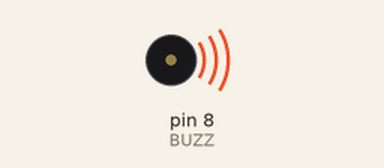
The sketch below on a simulated Arduino Uno, built with avr-gcc and run on an emulated ATmega328P. Shown: buzzer (waves = sounding).

Above: at 0.1 s.
At 5.7 s:
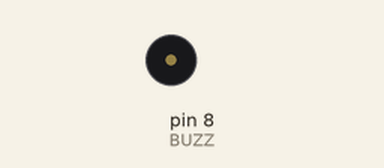
Timing chart, 0 to 7.2 s (numbered marks = the images above):
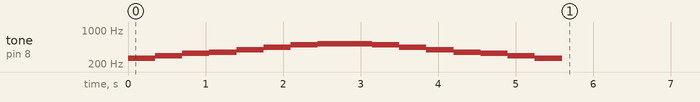

The sketch:

buzzer_sargam.ino
```cpp
// যন্ত্রমন্ত্র · Arduino ক্লাস #৬ · Arduino গায় সা রে গা মা
// জিনিস: Arduino Uno, একটা PASSIVE buzzer (active buzzer শুধু এক সুরে বিপ করে)
//
// Buzzer + → pin 8 · Buzzer − → GND

const int BUZZ = 8;

//              সা   রে   গা   মা   পা   ধা   নি   সা'
int sur[] = {262, 294, 330, 349, 392, 440, 494, 523};

void setup() {
  // ওঠা: সা থেকে সা'
  for (int i = 0; i < 8; i++) {
    tone(BUZZ, sur[i]);
    delay(350);
  }
  // নামা: সা' থেকে সা
  for (int i = 7; i >= 0; i--) {
    tone(BUZZ, sur[i]);
    delay(350);
  }
  noTone(BUZZ);
}

void loop() {}   // একবার বাজিয়েই থামবে। আবার শুনতে Reset বোতাম টেপো
```
